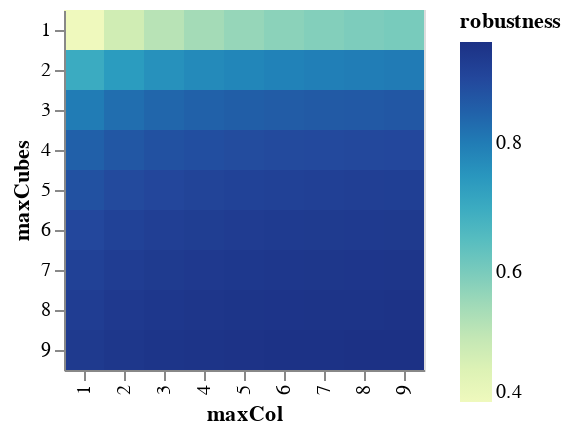

The notebook cell this image was saved under:
### Markdown cell above
If we allow a larger phenotype space the robustness will be higher, since there are more room for neutral mutations:

### Code cell
data = []
for maxCol in range(1,10):
    for maxCubes in range(1,10):
        robustness = calcGenotypeRobustness('040087000000', maxCol, maxCubes)
        data.append({'maxCol': maxCol, 'maxCubes': maxCubes, 'robustness': robustness})
alt.Chart(pd.DataFrame(data=data)).mark_rect().encode(
    x='maxCol:O',
    y='maxCubes:O',
    color='robustness'
)

### Figure 1 — Vega-Lite specification as saved in the notebook (floating-point values rounded to 4 significant figures)
{"config": {"view": {"continuousWidth": 400, "continuousHeight": 300}}, "data": {"name": "data-c8bac173c41342422ab842763a60cc07"}, "mark": "rect", "encoding": {"color": {"type": "quantitative", "field": "robustness"}, "x": {"type": "ordinal", "field": "maxCol"}, "y": {"type": "ordinal", "field": "maxCubes"}}, "$schema": "https://vega.github.io/schema/vega-lite/v4.8.1.json", "datasets": {"data-c8bac173c41342422ab842763a60cc07": [{"maxCol": 1, "maxCubes": 1, "robustness": 0.4}, {"maxCol": 1, "maxCubes": 2, "robustness": 0.7}, {"maxCol": 1, "maxCubes": 3, "robustness": 0.8}, {"maxCol": 1, "maxCubes": 4, "robustness": 0.85}, {"maxCol": 1, "maxCubes": 5, "robustness": 0.88}, {"maxCol": 1, "maxCubes": 6, "robustness": 0.9}, {"maxCol": 1, "maxCubes": 7, "robustness": 0.9143}, {"maxCol": 1, "maxCubes": 8, "robustness": 0.925}, {"maxCol": 1, "maxCubes": 9, "robustness": 0.9333}, {"maxCol": 2, "maxCubes": 1, "robustness": 0.4762}, {"maxCol": 2, "maxCubes": 2, "robustness": 0.7381}, {"maxCol": 2, "maxCubes": 3, "robustness": 0.8254}, {"maxCol": 2, "maxCubes": 4, "robustness": 0.869}, {"maxCol": 2, "maxCubes": 5, "robustness": 0.8952}, {"maxCol": 2, "maxCubes": 6, "robustness": 0.9127}, {"maxCol": 2, "maxCubes": 7, "robustness": 0.9252}, {"maxCol": 2, "maxCubes": 8, "robustness": 0.9345}, {"maxCol": 2, "maxCubes": 9, "robustness": 0.9418}, {"maxCol": 3, "maxCubes": 1, "robustness": 0.5185}, {"maxCol": 3, "maxCubes": 2, "robustness": 0.7593}, {"maxCol": 3, "maxCubes": 3, "robustness": 0.8395}, {"maxCol": 3, "maxCubes": 4, "robustness": 0.8796}, {"maxCol": 3, "maxCubes": 5, "robustness": 0.9037}, {"maxCol": 3, "maxCubes": 6, "robustness": 0.9198}, {"maxCol": 3, "maxCubes": 7, "robustness": 0.9312}, {"maxCol": 3, "maxCubes": 8, "robustness": 0.9398}, {"maxCol": 3, "maxCubes": 9, "robustness": 0.9465}, {"maxCol": 4, "maxCubes": 1, "robustness": 0.5455}, {"maxCol": 4, "maxCubes": 2, "robustness": 0.7727}, {"maxCol": 4, "maxCubes": 3, "robustness": 0.8485}, {"maxCol": 4, "maxCubes": 4, "robustness": 0.8864}, {"maxCol": 4, "maxCubes": 5, "robustness": 0.9091}, {"maxCol": 4, "maxCubes": 6, "robustness": 0.9242}, {"maxCol": 4, "maxCubes": 7, "robustness": 0.9351}, {"maxCol": 4, "maxCubes": 8, "robustness": 0.9432}, {"maxCol": 4, "maxCubes": 9, "robustness": 0.9495}, {"maxCol": 5, "maxCubes": 1, "robustness": 0.5641}, {"maxCol": 5, "maxCubes": 2, "robustness": 0.7821}, {"maxCol": 5, "maxCubes": 3, "robustness": 0.8547}, {"maxCol": 5, "maxCubes": 4, "robustness": 0.891}, {"maxCol": 5, "maxCubes": 5, "robustness": 0.9128}, {"maxCol": 5, "maxCubes": 6, "robustness": 0.9274}, {"maxCol": 5, "maxCubes": 7, "robustness": 0.9377}, {"maxCol": 5, "maxCubes": 8, "robustness": 0.9455}, {"maxCol": 5, "maxCubes": 9, "robustness": 0.9516}, {"maxCol": 6, "maxCubes": 1, "robustness": 0.5778}, {"maxCol": 6, "maxCubes": 2, "robustness": 0.7889}, {"maxCol": 6, "maxCubes": 3, "robustness": 0.8593}, {"maxCol": 6, "maxCubes": 4, "robustness": 0.8944}, {"maxCol": 6, "maxCubes": 5, "robustness": 0.9156}, {"maxCol": 6, "maxCubes": 6, "robustness": 0.9296}, {"maxCol": 6, "maxCubes": 7, "robustness": 0.9397}, {"maxCol": 6, "maxCubes": 8, "robustness": 0.9472}, {"maxCol": 6, "maxCubes": 9, "robustness": 0.9531}, {"maxCol": 7, "maxCubes": 1, "robustness": 0.5882}, {"maxCol": 7, "maxCubes": 2, "robustness": 0.7941}, {"maxCol": 7, "maxCubes": 3, "robustness": 0.8627}, {"maxCol": 7, "maxCubes": 4, "robustness": 0.8971}, {"maxCol": 7, "maxCubes": 5, "robustness": 0.9176}, {"maxCol": 7, "maxCubes": 6, "robustness": 0.9314}, {"maxCol": 7, "maxCubes": 7, "robustness": 0.9412}, {"maxCol": 7, "maxCubes": 8, "robustness": 0.9485}, {"maxCol": 7, "maxCubes": 9, "robustness": 0.9542}, {"maxCol": 8, "maxCubes": 1, "robustness": 0.5965}, {"maxCol": 8, "maxCubes": 2, "robustness": 0.7982}, {"maxCol": 8, "maxCubes": 3, "robustness": 0.8655}, {"maxCol": 8, "maxCubes": 4, "robustness": 0.8991}, {"maxCol": 8, "maxCubes": 5, "robustness": 0.9193}, {"maxCol": 8, "maxCubes": 6, "robustness": 0.9327}, {"maxCol": 8, "maxCubes": 7, "robustness": 0.9424}, {"maxCol": 8, "maxCubes": 8, "robustness": 0.9496}, {"maxCol": 8, "maxCubes": 9, "robustness": 0.9552}, {"maxCol": 9, "maxCubes": 1, "robustness": 0.6032}, {"maxCol": 9, "maxCubes": 2, "robustness": 0.8016}, {"maxCol": 9, "maxCubes": 3, "robustness": 0.8677}, {"maxCol": 9, "maxCubes": 4, "robustness": 0.9008}, {"maxCol": 9, "maxCubes": 5, "robustness": 0.9206}, {"maxCol": 9, "maxCubes": 6, "robustness": 0.9339}, {"maxCol": 9, "maxCubes": 7, "robustness": 0.9433}, {"maxCol": 9, "maxCubes": 8, "robustness": 0.9504}, {"maxCol": 9, "maxCubes": 9, "robustness": 0.9559}]}}
